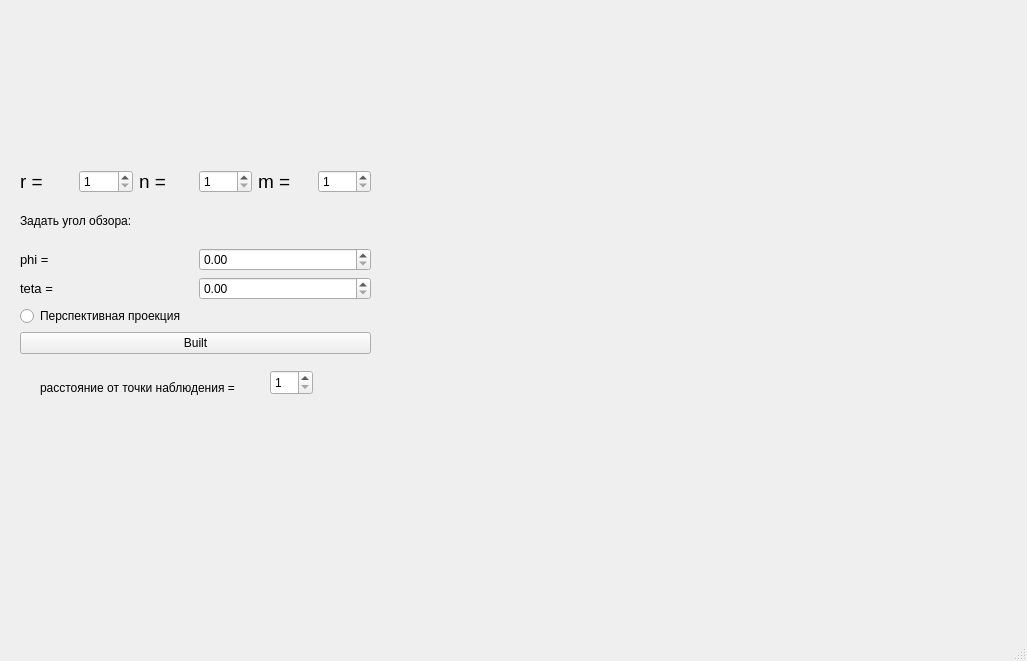
<?xml version="1.0" encoding="UTF-8"?>
<ui version="4.0">
 <class>MainWindow</class>
 <widget class="QMainWindow" name="MainWindow">
  <property name="geometry">
   <rect>
    <x>0</x>
    <y>0</y>
    <width>1027</width>
    <height>661</height>
   </rect>
  </property>
  <property name="sizePolicy">
   <sizepolicy hsizetype="Fixed" vsizetype="Fixed">
    <horstretch>0</horstretch>
    <verstretch>0</verstretch>
   </sizepolicy>
  </property>
  <property name="minimumSize">
   <size>
    <width>1027</width>
    <height>661</height>
   </size>
  </property>
  <property name="maximumSize">
   <size>
    <width>1027</width>
    <height>661</height>
   </size>
  </property>
  <property name="windowTitle">
   <string>MainWindow</string>
  </property>
  <property name="autoFillBackground">
   <bool>false</bool>
  </property>
  <widget class="QWidget" name="centralwidget">
   <widget class="QWidget" name="verticalLayoutWidget">
    <property name="geometry">
     <rect>
      <x>400</x>
      <y>20</y>
      <width>541</width>
      <height>541</height>
     </rect>
    </property>
    <layout class="QVBoxLayout" name="verticalLayout_2"/>
   </widget>
   <widget class="QWidget" name="layoutWidget">
    <property name="geometry">
     <rect>
      <x>20</x>
      <y>170</y>
      <width>351</width>
      <height>184</height>
     </rect>
    </property>
    <layout class="QVBoxLayout" name="verticalLayout">
     <item>
      <layout class="QHBoxLayout" name="horizontalLayout">
       <item>
        <widget class="QLabel" name="r_label">
         <property name="font">
          <font>
           <pointsize>14</pointsize>
          </font>
         </property>
         <property name="text">
          <string>r =</string>
         </property>
        </widget>
       </item>
       <item>
        <widget class="QSpinBox" name="r_spinBox">
         <property name="minimum">
          <number>1</number>
         </property>
         <property name="maximum">
          <number>1000</number>
         </property>
        </widget>
       </item>
       <item>
        <widget class="QLabel" name="n_label">
         <property name="font">
          <font>
           <pointsize>14</pointsize>
          </font>
         </property>
         <property name="text">
          <string>n =</string>
         </property>
        </widget>
       </item>
       <item>
        <widget class="QSpinBox" name="n_spinBox">
         <property name="minimum">
          <number>1</number>
         </property>
         <property name="maximum">
          <number>10</number>
         </property>
        </widget>
       </item>
       <item>
        <widget class="QLabel" name="m_label">
         <property name="font">
          <font>
           <pointsize>14</pointsize>
          </font>
         </property>
         <property name="text">
          <string>m =</string>
         </property>
        </widget>
       </item>
       <item>
        <widget class="QSpinBox" name="m_spinBox">
         <property name="minimum">
          <number>1</number>
         </property>
         <property name="maximum">
          <number>10</number>
         </property>
        </widget>
       </item>
      </layout>
     </item>
     <item>
      <widget class="QLabel" name="text">
       <property name="text">
        <string>Задать угол обзора:</string>
       </property>
      </widget>
     </item>
     <item>
      <layout class="QHBoxLayout" name="horizontalLayout_2">
       <item>
        <widget class="QLabel" name="phi_label">
         <property name="font">
          <font>
           <pointsize>10</pointsize>
          </font>
         </property>
         <property name="text">
          <string>phi =</string>
         </property>
        </widget>
       </item>
       <item>
        <widget class="QDoubleSpinBox" name="phi_spinBox">
         <property name="maximum">
          <double>360.000000000000000</double>
         </property>
        </widget>
       </item>
      </layout>
     </item>
     <item>
      <layout class="QHBoxLayout" name="horizontalLayout_3">
       <item>
        <widget class="QLabel" name="phi_label_2">
         <property name="font">
          <font>
           <pointsize>10</pointsize>
          </font>
         </property>
         <property name="text">
          <string>teta =</string>
         </property>
        </widget>
       </item>
       <item>
        <widget class="QDoubleSpinBox" name="teta_spinBox">
         <property name="maximum">
          <double>180.000000000000000</double>
         </property>
        </widget>
       </item>
      </layout>
     </item>
     <item>
      <widget class="QRadioButton" name="radioButton">
       <property name="text">
        <string>Перспективная проекция</string>
       </property>
      </widget>
     </item>
     <item>
      <widget class="QPushButton" name="pushButton">
       <property name="text">
        <string>Built</string>
       </property>
      </widget>
     </item>
    </layout>
   </widget>
   <widget class="QLabel" name="label">
    <property name="geometry">
     <rect>
      <x>40</x>
      <y>380</y>
      <width>211</width>
      <height>16</height>
     </rect>
    </property>
    <property name="text">
     <string>расстояние от точки наблюдения =</string>
    </property>
   </widget>
   <widget class="QSpinBox" name="d_value">
    <property name="geometry">
     <rect>
      <x>270</x>
      <y>370</y>
      <width>43</width>
      <height>25</height>
     </rect>
    </property>
    <property name="minimum">
     <number>1</number>
    </property>
    <property name="maximum">
     <number>1000</number>
    </property>
   </widget>
  </widget>
  <widget class="QMenuBar" name="menubar">
   <property name="geometry">
    <rect>
     <x>0</x>
     <y>0</y>
     <width>1027</width>
     <height>25</height>
    </rect>
   </property>
  </widget>
  <widget class="QStatusBar" name="statusbar"/>
 </widget>
 <resources/>
 <connections/>
</ui>
